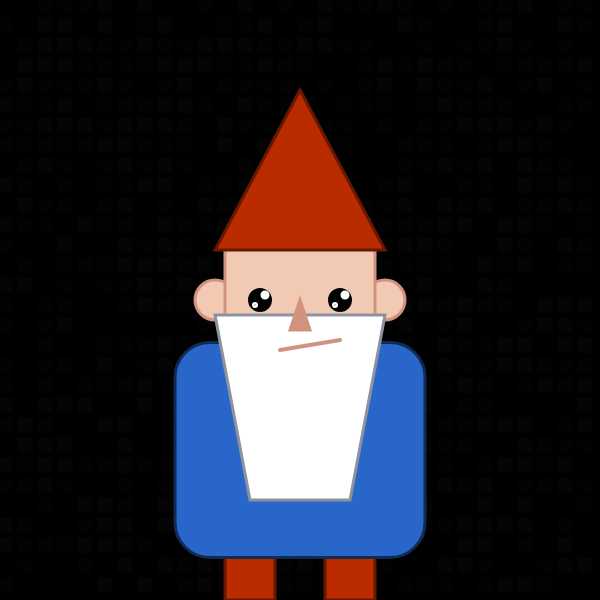
Frame 1 (no input)
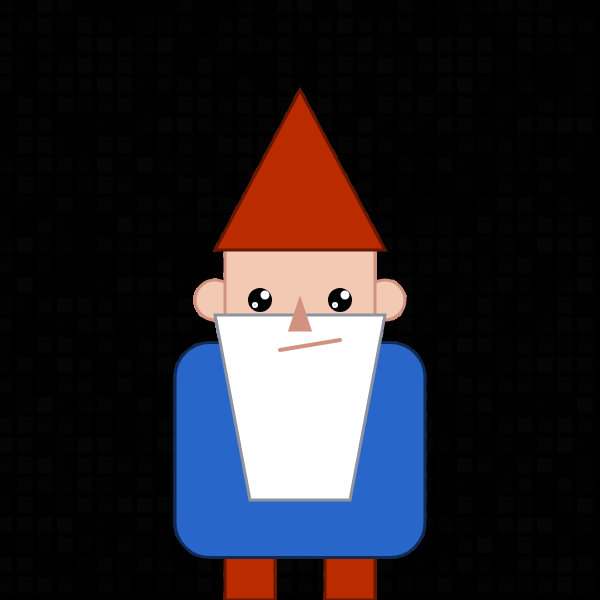
Frame 60 (no input)
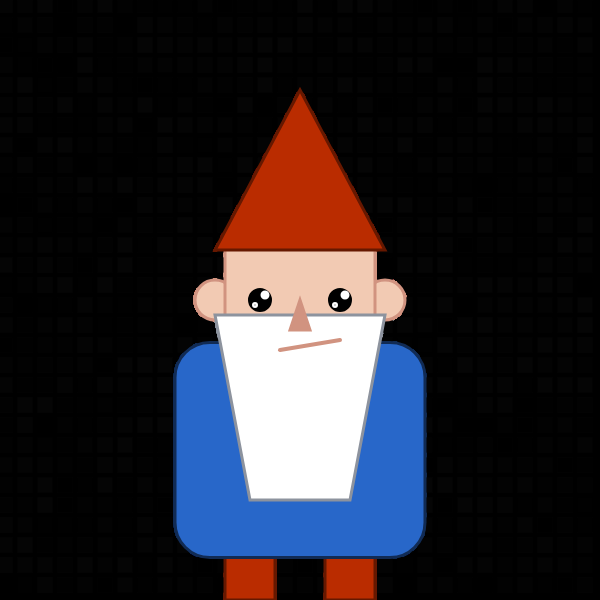
Frame 120 (the mouse pressed at the canvas centre since frame 60)

The p5.js sketch that drew these frames (run headless with seeded random() and noise() and a simulated clock; from frame 60 on, the mouse is pressed at the canvas centre):

// p5.js sketch
// ── sketch.js


let lxo = 0;
let lyo = 0;


function setup() {
 // put setup code here
 createCanvas(600,600);

  background(0);
  rectMode(CENTER);
}

function draw() {
  
  noStroke();
  for (let i = 0; i <600; i += 20) {
    for (let j = 0; j < 600; j += 20) {
      rand = random(255);
      fill(random(5));
      rect( i+5, j+5, 15, 15);
    }
  }

  strokeWeight(3);
  //legs
  stroke(102, 24, 0);
  fill(186, 44, 0);
  rect(250+ lxo, 500 +lyo, 50, 200);
  rect(350+ lxo, 500 +lyo, 50, 200);

  //body
  stroke(17, 43, 84)
  fill(40, 103, 201)
  rect(300+ lxo, 450 +lyo, 250, 215, 35);

  //face
  strokeWeight(3);
  fill(242, 202, 179);
  stroke(209, 147, 128);
  //ears
  ellipse(215 +lxo, 300 +lyo, 40, 40);
  ellipse(385 +lxo, 300 +lyo, 40, 40);
  //head
  rect(300 + lxo, 300 + lyo, 150, 200, 50, 50, 75, 75);
  //beard
  stroke(141, 147, 158);
  fill(255);
  quad(215+ lxo, 315 +lyo, 385+ lxo, 315 +lyo, 350+ lxo, 500 +lyo, 250+ lxo, 500 +lyo);  

  //nose
  stroke(209, 147, 128);
  fill(209, 147, 128);
  triangle(300 + lxo, 300 + lyo, 290+ lxo, 330 + lyo, 310+ lxo, 330 + lyo);
  //mouth
  strokeWeight(4);
  line(280 + lxo, 350 + lyo, 340+ lxo, 340 + lyo);

  //eyes
  stroke(0);
  fill(0);
  ellipse(260 + lxo, 300 + lyo, 20, 20);
  ellipse(340 + lxo, 300 + lyo, 20, 20);
  //shine
  stroke(255);
  fill(255);
  ellipse(265 + lxo, 295 + lyo, 5, 5);
  ellipse(345 + lxo, 295 + lyo, 5, 5);
  ellipse(255 + lxo, 305 + lyo, 2, 2);
  ellipse(335 + lxo, 305 + lyo, 2, 2);


  //hat
  strokeWeight(3);
  stroke(102, 24, 0);
  fill(186, 44, 0);
  triangle(300 + lxo, 90 + lyo, 215 + lxo, 250 + lyo, 385 + lxo, 250 + lyo);
}
